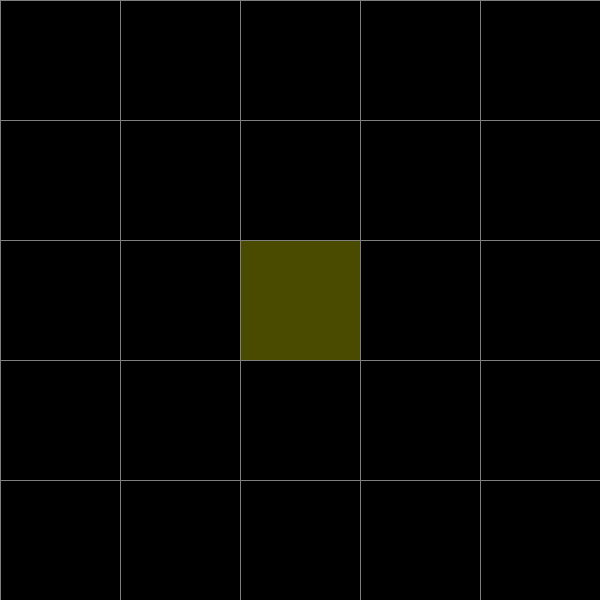
Frame 1 (no input)
Frame 60 (the mouse pressed at the canvas centre just before this capture): identical to frame 1, image omitted
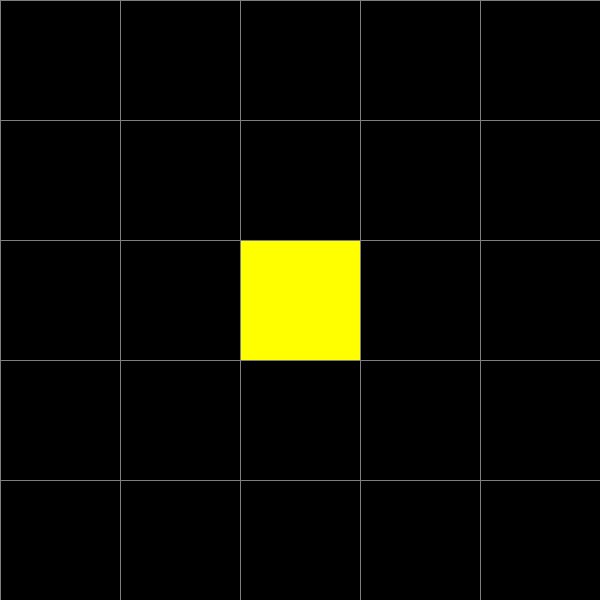
Frame 120 (the mouse held since frame 60 and released just before this capture)

The Processing sketch that drew these frames (run headless with seeded random() and noise(); from frame 60 on, the mouse is pressed at the canvas centre):

// Processing sketch: GOL
// ── GOL.pde
int startX = 2;   // starting position of the origin on the screen
int startY = 2; 
int startFOV = 5; // number of squares to display horizontally
int speed = 10;   // literally just framerate

Board board;
int xPos, yPos, FOV;

boolean playing = false;

void setup() {
    // must be square
    size(600, 600);
    
    xPos = startX;
    yPos = startY;
    FOV = startFOV;

    board = new Board();

    frameRate(speed);
}

void draw() {
    // board.display() tiles the screen, shouldn't be needed
    background(0);

    if (playing) {
        board.update();
        if (key == ' ') playing = false;
    }
    else board.display();
}

void keyPressed() {
    // the +FOV/x adds scaling to make larger jumps at larger scales
    if (key == 's') yPos -= 1+FOV/5;
    if (key == 'w') yPos += 1+FOV/5;
    if (key == 'd') xPos -= 1+FOV/5;
    if (key == 'a') xPos += 1+FOV/5;

    if (key == 'e') FOV -= 1+FOV/8;
    if (key == 'q' && FOV+1+FOV/10 < width) FOV += 1+FOV/8;

    if (key == 'r') {
        xPos = startX;
        yPos = startY;
        FOV = startFOV;

        board.reset();
    }

    if (key == ' ' || key == ENTER) {
        playing = !playing;
    }
}

void mousePressed() {
    board.toggle();
}

// i'm not going to bother with any kind of optimization to reduce time complexity from O(n^2), it's possible to scale with number of white squares but i can't be bothered
class Board {
    // squares[x][y] = 0 or 1
    ArrayList<ArrayList<Integer>> squares;

    // number of affected squares in a particular direction
    int squaresX;
    int squaresY;

    // which square in squares is designated as the origin
    int originX;
    int originY;

    // init a new board
    Board() {
        // bundled into reset just cause idc, i don't wanna make a new board ever
        reset();
    }

    // converts x, y of the screen into x, y of the square matrix
    int[] screenSquare(int xi, int yi) {
        // assume the screen is square
        int w = width/FOV;

        // index on the screen
        int x = xi/w;
        int y = yi/w;

        // index relative to the origin
        x = x - xPos;
        y = y - yPos;

        // index relative to the 0, 0 of square matrix
        x = x + originX;
        y = y + originY;

        int[] output = {x, y};

        return output;
    }

    void update() {
        // make newSquares 1 larger in every direction, and just add 1 to the x and y before setting
        ArrayList<ArrayList<Integer>> newSquares = new ArrayList<ArrayList<Integer>>();
        for (int x = 0; x < squaresX+2; x++) {
            newSquares.add(new ArrayList<Integer>());

            for (int y = 0; y < squaresY+2; y++) {
                newSquares.get(x).add(0); 
            } 
        }

        // literally retching right now this for structure is disgustang 
        for (int x = 0; x < squaresX; x++) {
            for (int y = 0; y < squaresY; y++) {

                int count = 0;
                for (int a = x-1; a <= x+1; a++) {
                    for (int b = y-1; b <= y+1; b++) {
                        try {
                            if (squares.get(a).get(b) == 1 && (a != x || b != y)) count++;
                        } catch (IndexOutOfBoundsException e) {}
                    }
                }

                // if (count < 2) it dies
                // if it's already alive and has 2 companions keep it alive
                if (squares.get(x).get(y) == 1 && count == 2) newSquares.get(x+1).set(y+1, 1);
                // if 3 neighbours, it's alive no matter what
                if (count == 3) newSquares.get(x+1).set(y+1, 1);
                //if (count > 3) it dies/stays dead

                // expand to the left if there are three in a vertical line
                if (x == 0 && y != 0 && y != squaresY-1 && 
                    squares.get(x).get(y-1) == 1 && squares.get(x).get(y) == 1 && squares.get(x).get(y+1) == 1) {
                        newSquares.get(0).set(y+1, 1);
                }

                // expand right
                if (x == squaresX-1 && y != 0 && y != squaresY-1 && 
                    squares.get(x).get(y-1) == 1 && squares.get(x).get(y) == 1 && squares.get(x).get(y+1) == 1) {
                        newSquares.get(squaresX+1).set(y+1, 1);
                }

                // expand down
                if (y == squaresY-1 && x != 0 && x != squaresX-1 && 
                    squares.get(x-1).get(y) == 1 && squares.get(x).get(y) == 1 && squares.get(x+1).get(y) == 1) {
                        newSquares.get(x+1).set(squaresY+1, 1);
                }

                // expand up
                if (y == 0 && x != 0 && x != squaresX-1 && 
                    squares.get(x-1).get(y) == 1 && squares.get(x).get(y) == 1 && squares.get(x+1).get(y) == 1) {
                        newSquares.get(x+1).set(0, 1);
                }
            }
        }

        // TODO: prune 0 rows/columns from newSquares and set as the new `squares`
        
        // how these variables will be changed if nothing is pruned
        squaresX += 2;
        squaresY += 2;
        originX  += 1;
        originY  += 1;

        while (newSquares.size() > 0 && newSquares.get(0).size() > 1) {
            // tracks if changes have been made, to loop again
            boolean bloated = false;

            // if the first column is fully empty, remove it
            if (newSquares.get(0).indexOf(1) == -1) {
                newSquares.remove(0);
                originX--;
                squaresX--;
                bloated = true;
            } 
            
            // if the last column is fully empty, remove it
            if (newSquares.get(squaresX-1).indexOf(1) == -1) {
                newSquares.remove(squaresX-1);
                squaresX--;
                bloated = true;
            }

            // if the first row is fully empty, remove it
            int sum = 0;
            for (int x = 0; x < squaresX; x++) {
                sum += newSquares.get(x).get(0);
            }

            if (sum == 0) {
                for (int x = 0; x < squaresX; x++) {
                    newSquares.get(x).remove(0);
                }

                originY--;
                squaresY--;
                bloated = true;
            }

            // if the last row is fully empty, remove it
            sum = 0;
            for (int x = 0; x < squaresX; x++) {
                sum += newSquares.get(x).get(squaresY-1);
            }

            if (sum == 0) {
                for (int x = 0; x < squaresX; x++) {
                    newSquares.get(x).remove(squaresY-1);
                }
                squaresY--;
                bloated = true;
            }

            if (!bloated) break;
        }

        squares = newSquares;
        display();
    }

    // x and y are the cartesian ofsets of the origin from the top right, FOV is how many squares across the screen
    void display() {
        // just assume it's square
        float w = width/FOV;

        // draw all the visible squares with values (if set)
        noStroke();
        for (int x = 0; x < width; x += w) {
            for (int y = 0; y < height; y += w) {
                int[] s = screenSquare(x, y);

                // determine the value safely, distinguishing which are being simulated
                float value;
                if (0 <= s[0] && s[0] < squaresX && 0 <= s[1] && s[1] < squaresY) value = max(0.1f, squares.get(s[0]).get(s[1]));
                else value = 0;

                // yellow tinge on origin node
                if (s[0] == originX && s[1] == originY) fill(value*200+55, value*200+55, 0);
                else fill(value*255);
                
                square(x, y, w);
            }
        }

        // don't draw lines at large scales
        if (FOV < 50) {
            // draw lines on top, afterwards
            stroke(127);
            for (int x = 0; x < width; x += w) {
                line(x, 0, x, height);
            }   

            for (int y = 0; y < height; y += w) {
                line(0, y, width, y);
            }
        }
    }

    // expands the array `squares` to include whatever x and y was
    void addSquare(int x, int y) {
        // if there's nothing to do, do nothing
        if (0 <= x && x < squaresX && 0 <= y && y < squaresY) return;

        // i used while loops for this because I found them more intuitive, but a for loop has no chance of failing to terminate

        // expanded right
        while (squaresX <= x) {
            // add a new x-column
            squares.add(new ArrayList<Integer>());

            // add a value for every y in the current size
            for (int yi = 0; yi < squaresY; yi++) {
                squares.get(squaresX).add(0); 
            } 

            squaresX++;
        } 

        // expanded down
        while (squaresY <= y) {
            // append a 0 to every x column 
            for (int xi = 0; xi < squaresX; xi++) {
                squares.get(xi).add(0);
            }

            squaresY++;
        }

        // iterator variables to how many to move
        int xi = x;
        int yi = y;

        // if it's expanded to the left
        while (xi < 0) {
            ArrayList<Integer> newColumn = new ArrayList<Integer>();
            for (int i = 0; i < squaresY; i++) newColumn.add(0);
            squares.add(0, newColumn);

            squaresX++;
            xi++;
            
            // also note that this causes the origin to move
            originX++;
        }

        // expanded up
        while (yi < 0) {
            for (int i = 0; i < squaresX; i++) squares.get(i).add(0, 0);

            squaresY++;
            yi++;

            originY++;
        }
    }

    // find and toggle the square under the mouse
    void toggle() {
        int[] point = screenSquare(mouseX, mouseY);
        int x = point[0];
        int y = point[1];

        // expand the grid in the positive x direction
        addSquare(x, y);

        // re-set the x and y after adding a square
        point = screenSquare(mouseX, mouseY);
        x = point[0];
        y = point[1];

        // if the square must exist so just change the value
        if (squares.get(x).get(y) == 0) squares.get(x).set(y, 1);
        else squares.get(x).set(y, 0);
    }

    // resets the grid
    void reset() {
        squares = new ArrayList<ArrayList<Integer>>();
        // squares.append(new ArrayList<Integer>());
        squares.add(new ArrayList<Integer>());
        squares.get(0).add(0);

        squaresX = 1;
        squaresY = 1;
        originX = 0;
        originY = 0;
    }
}
